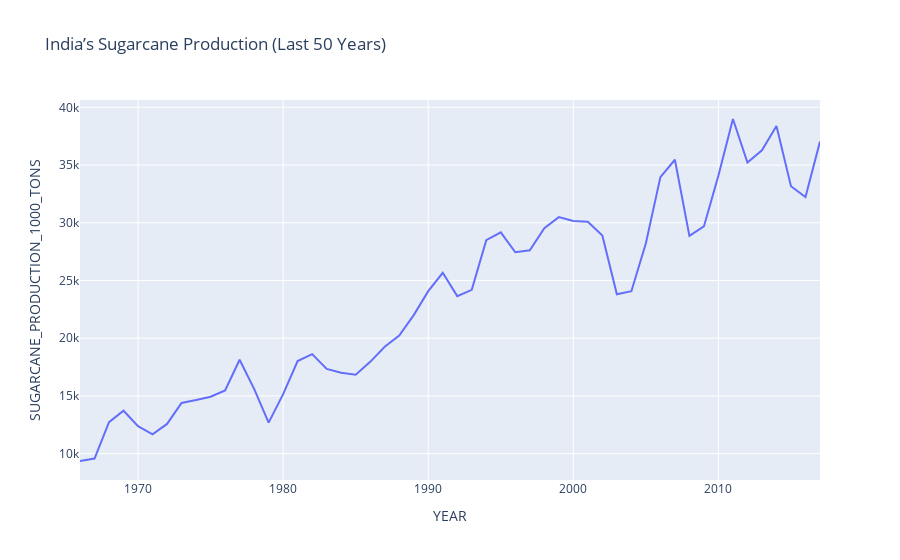

Source (notebook cell):
### Code cell
#India's SUGARCANE PRODUCTION From Last 50 Years(Line_plot)
sugar = df.groupby("YEAR")["SUGARCANE_PRODUCTION_1000_TONS"].sum().reset_index()

fig = px.line(sugar, x="YEAR", y="SUGARCANE_PRODUCTION_1000_TONS",
              title="India’s Sugarcane Production (Last 50 Years)")
fig.show()

### Figure 1 — Plotly figure (JSON) as saved in the notebook; plotly's stock layout.template omitted (floating-point values rounded to 4 significant figures)
{"data": [{"hovertemplate": "YEAR=%{x}<br>SUGARCANE_PRODUCTION_1000_TONS=%{y}<extra></extra>", "legendgroup": "", "line": {"color": "#636efa", "dash": "solid"}, "marker": {"symbol": "circle"}, "mode": "lines", "name": "", "orientation": "v", "showlegend": false, "type": "scatter", "x": [1966, 1967, 1968, 1969, 1970, 1971, 1972, 1973, 1974, 1975, 1976, 1977, 1978, 1979, 1980, 1981, 1982, 1983, 1984, 1985, 1986, 1987, 1988, 1989, 1990, 1991, 1992, 1993, 1994, 1995, 1996, 1997, 1998, 1999, 2000, 2001, 2002, 2003, 2004, 2005, 2006, 2007, 2008, 2009, 2010, 2011, 2012, 2013, 2014, 2015, 2016, 2017], "xaxis": "x", "y": [9362.0, 9574.0, 12720.0, 13720.0, 12380.0, 11660.0, 12570.0, 14390.0, 14640.0, 14930.0, 15480.0, 18140.0, 15610.0, 12690.0, 15150.0, 18020.0, 18620.0, 17340.0, 17010.0, 16840.0, 17950.0, 19260.0, 20230.0, 22000.0, 24070.0, 25670.0, 23640.0, 24190.0, 28500.0, 29160.0, 27440.0, 27610.0, 29530.0, 30490.0, 30150.0, 30100.0, 28910.0, 23810.0, 24070.0, 28230.0, 33960.0, 35460.0, 28860.0, 29680.0, 34100.0, 38990.0, 35210.0, 36270.0, 38370.0, 33160.0, 32220.0, 37040.0], "yaxis": "y"}], "layout": {"legend": {"tracegroupgap": 0}, "title": {"text": "India’s Sugarcane Production (Last 50 Years)"}, "xaxis": {"anchor": "y", "domain": [0, 1], "title": {"text": "YEAR"}}, "yaxis": {"anchor": "x", "domain": [0, 1], "title": {"text": "SUGARCANE_PRODUCTION_1000_TONS"}}}}
